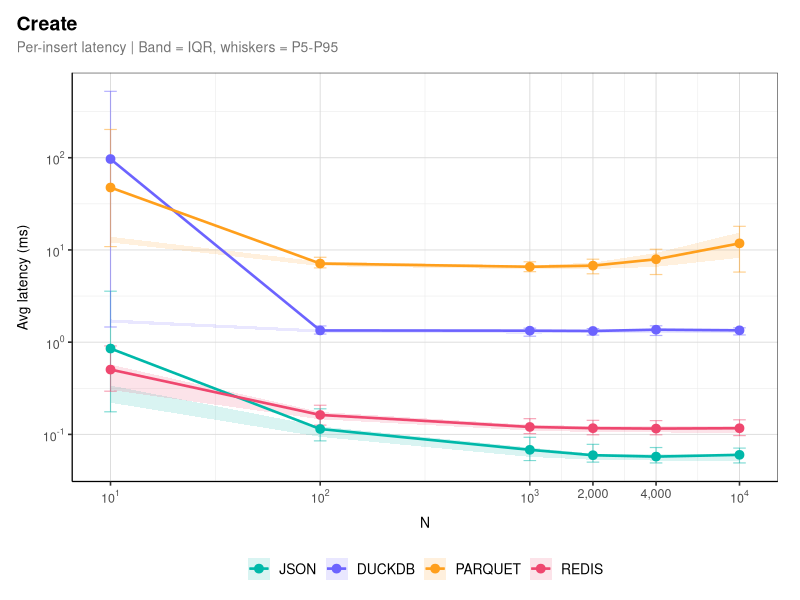
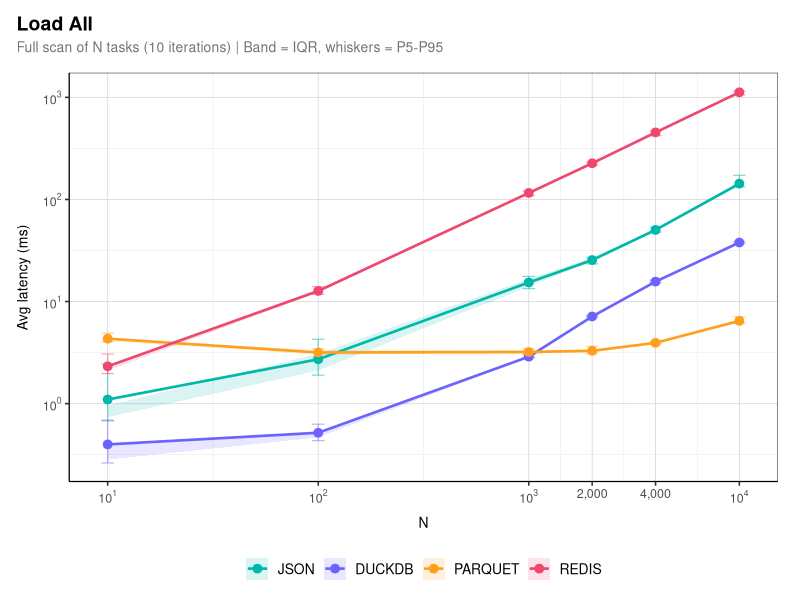
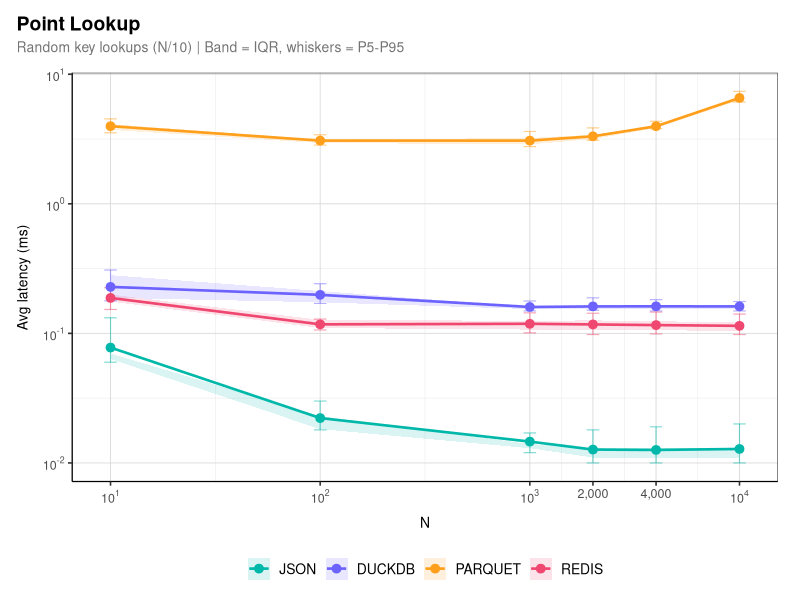
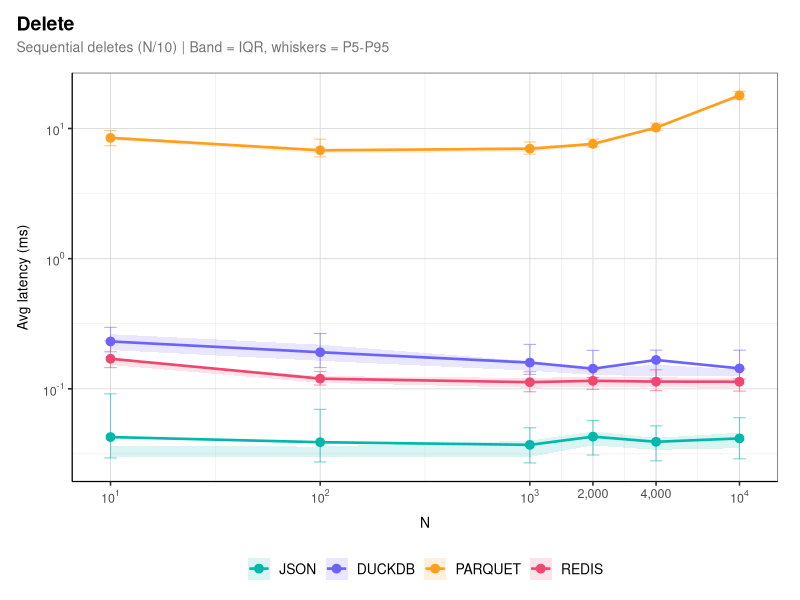
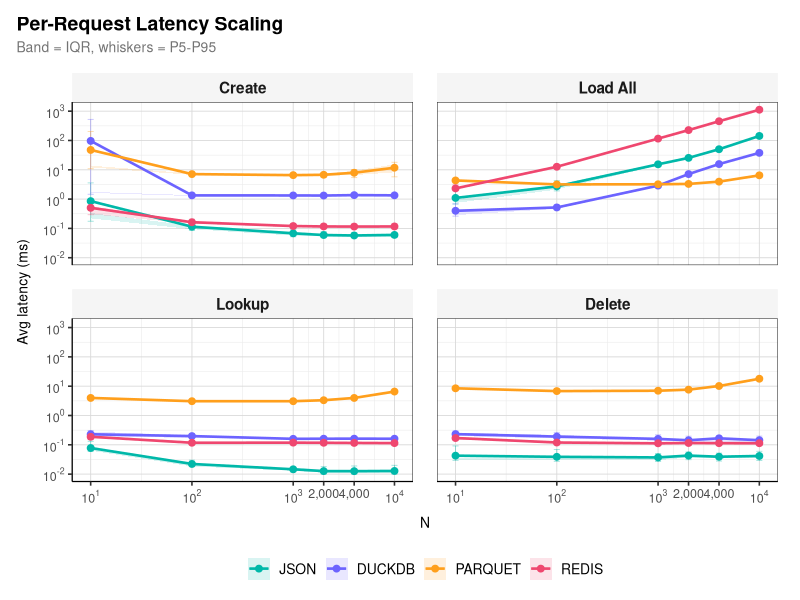

The R script that drew these images, in order:
library(ggplot2)
library(dplyr)
library(scales)

store_levels <- c("JSON", "DUCKDB", "PARQUET", "REDIS", "MONGO")

store_colors <- c(
  JSON    = "#00B8A9",
  DUCKDB  = "#6C63FF",
  PARQUET = "#FF9F1C",
  REDIS   = "#EF476F",
  MONGO   = "#7570B3"
)

trial <- read.csv("trial_data.csv", stringsAsFactors = FALSE) %>%
  mutate(
    Latency_ms = pmax(Latency_us / 1000, 0.01),
    Store = factor(Store, levels = store_levels)
  )

agg <- trial %>%
  group_by(Store, Operation, N) %>%
  summarise(
    Avg_ms    = mean(Latency_ms),
    Median_ms = median(Latency_ms),
    SD_ms     = sd(Latency_ms),
    Q25_ms    = quantile(Latency_ms, 0.25),
    Q75_ms    = quantile(Latency_ms, 0.75),
    P5_ms     = quantile(Latency_ms, 0.05),
    P95_ms    = quantile(Latency_ms, 0.95),
    Total_ms  = sum(Latency_ms),
    .groups   = "drop"
  )

all_n <- sort(unique(agg$N))

log_label <- function(x) {
  sapply(x, function(v) {
    if (is.na(v) || v <= 0) return("")
    p <- log10(v)
    if (abs(p - round(p)) < 1e-6) {
      as.expression(bquote(10^.(as.integer(round(p)))))
    } else {
      label_number(big.mark = ",")(v)
    }
  })
}

scale_x_bench <- scale_x_log10(
  breaks = all_n,
  labels = log_label
)

scale_y_bench <- function(max_y) {
  upper <- max(1, ceiling(log10(max(max_y, 1))))
  scale_y_log10(
    breaks = 10^seq(-2, upper),
    labels = log_label
  )
}

theme_bench <- theme_bw(base_size = 12) +
  theme(
    plot.title = element_text(face = "bold", size = 14, margin = margin(b = 4)),
    plot.subtitle = element_text(size = 10, color = "grey45", margin = margin(b = 12)),
    plot.title.position = "plot",
    axis.title = element_text(size = 10),
    axis.text = element_text(size = 9, color = "grey30"),
    axis.title.x = element_text(margin = margin(t = 8)),
    axis.title.y = element_text(margin = margin(r = 8)),
    axis.line = element_line(linewidth = 0.4),
    panel.grid.major = element_line(color = "grey85", linewidth = 0.3),
    panel.grid.minor = element_line(color = "grey92", linewidth = 0.2),
    panel.border = element_rect(fill = NA, linewidth = 0.4),
    legend.position = "bottom",
    legend.title = element_blank(),
    legend.text = element_text(size = 10),
    plot.margin = margin(12, 16, 8, 12),
    plot.background = element_rect(fill = "white", color = NA)
  )

make_plot <- function(data, title, subtitle, ylab) {
  ggplot(data, aes(N, Avg_ms, color = Store, fill = Store)) +
    geom_ribbon(
      aes(ymin = Q25_ms, ymax = Q75_ms),
      alpha = 0.15,
      color = NA
    ) +
    geom_errorbar(
      aes(ymin = P5_ms, ymax = P95_ms),
      width = 0.06,
      linewidth = 0.4,
      alpha = 0.5
    ) +
    geom_line(linewidth = 0.9) +
    geom_point(size = 2.5, shape = 21, stroke = 0.6) +
    scale_color_manual(values = store_colors) +
    scale_fill_manual(values = store_colors) +
    scale_x_bench +
    scale_y_bench(max(data$P95_ms, na.rm = TRUE)) +
    labs(
      title = title,
      subtitle = subtitle,
      x = "N",
      y = ylab
    ) +
    theme_bench
}

plots <- list(
  list(
    op = "create",
    title = "Create",
    subtitle = "Per-insert latency | Band = IQR, whiskers = P5-P95",
    file = "create_scaling.png"
  ),
  list(
    op = "loadAll",
    title = "Load All",
    subtitle = "Full scan of N tasks (10 iterations) | Band = IQR, whiskers = P5-P95",
    file = "loadall_scaling.png"
  ),
  list(
    op = "loadByKey",
    title = "Point Lookup",
    subtitle = "Random key lookups (N/10) | Band = IQR, whiskers = P5-P95",
    file = "lookup_scaling.png"
  ),
  list(
    op = "delete",
    title = "Delete",
    subtitle = "Sequential deletes (N/10) | Band = IQR, whiskers = P5-P95",
    file = "delete_scaling.png"
  )
)

for (cfg in plots) {
  p <- make_plot(
    agg %>% filter(Operation == cfg$op),
    cfg$title,
    cfg$subtitle,
    "Avg latency (ms)"
  )

  ggsave(
    cfg$file,
    p,
    width = 10,
    height = 5.5,
    dpi = 300,
    bg = "white"
  )
}

op_labels <- c(
  create = "Create",
  loadAll = "Load All",
  loadByKey = "Lookup",
  delete = "Delete"
)

agg_combined <- agg %>%
  mutate(
    OpLabel = factor(
      Operation,
      levels = names(op_labels),
      labels = op_labels
    )
  )

combined_max <- max(agg_combined$P95_ms, na.rm = TRUE)

p_combined <- ggplot(
  agg_combined,
  aes(N, Avg_ms, color = Store, fill = Store)
) +
  geom_ribbon(
    aes(ymin = Q25_ms, ymax = Q75_ms),
    alpha = 0.15,
    color = NA
  ) +
  geom_errorbar(
    aes(ymin = P5_ms, ymax = P95_ms),
    width = 0.06,
    linewidth = 0.3,
    alpha = 0.4
  ) +
  geom_line(linewidth = 0.9) +
  geom_point(size = 2, shape = 21, stroke = 0.5) +
  facet_wrap(~OpLabel, nrow = 2) +
  scale_color_manual(values = store_colors) +
  scale_fill_manual(values = store_colors) +
  scale_x_bench +
  scale_y_bench(combined_max) +
  labs(
    title = "Per-Request Latency Scaling",
    subtitle = "Band = IQR, whiskers = P5-P95",
    x = "N",
    y = "Avg latency (ms)"
  ) +
  theme_bench +
  theme(
    strip.text = element_text(face = "bold", size = 11),
    strip.background = element_rect(fill = "grey96", color = NA),
    panel.spacing = unit(1.2, "lines")
  )

ggsave(
  "combined_scaling.png",
  p_combined,
  width = 10,
  height = 8,
  dpi = 300,
  bg = "white"
)

cat("Done\n")
